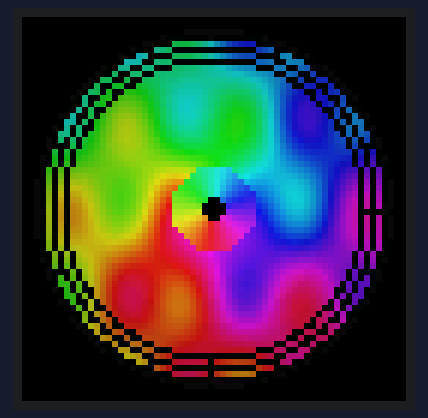
Simulated run of this sketch. Board: Arduino Uno, built with avr-gcc and run on an emulated ATmega328P. Shown: 64×64 colour display. What the sketch prints to the serial monitor is not drawn.

Above: at 4.5 s.
At 7.8 s:
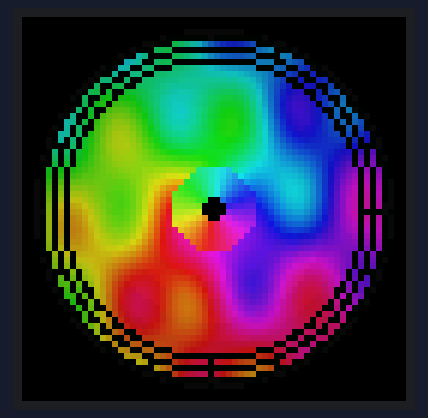
At 11.2 s:
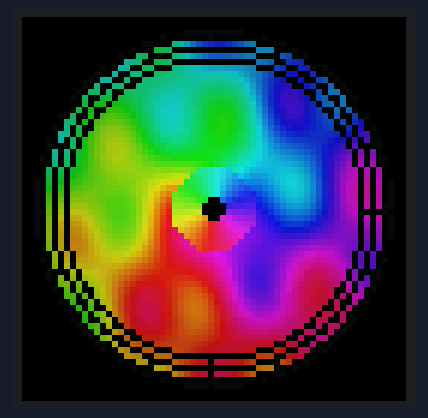
At 21.1 s:
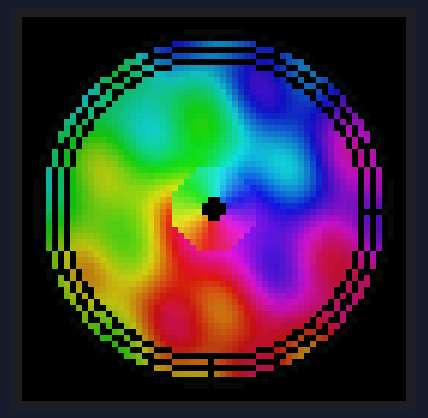
At 27.7 s:
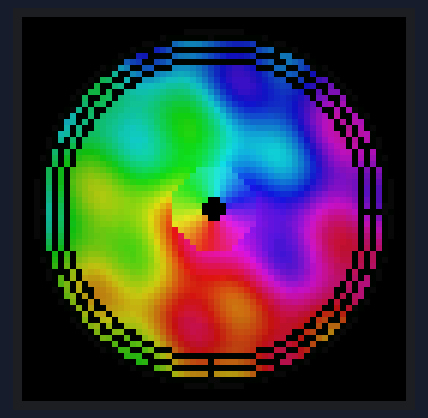
At 37.7 s:
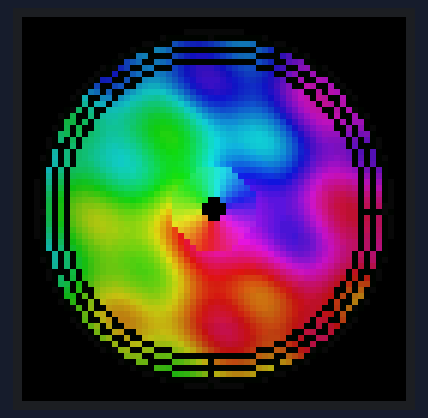

The sketch:

Spotify_AlbumArt_PicoW.ino
```cpp
/*
  Spotify Album-Art Vinyl — Raspberry Pi Pico W + HUB75 64x64

  Hardware:
    Panel: Waveshare P2.5-2020-32S64X64-S2
    Scan:   1/32
    Board:  Raspberry Pi Pico W
    Core:   Earle Philhower arduino-pico

  IMPORTANT:
    Tools -> CPU Speed -> 175 MHz

  HUB75 wiring:
    R1 G1 B1 = GPIO 0, 1, 2
    R2 G2 B2 = GPIO 3, 4, 5
    A B C D E = GPIO 6, 7, 8, 9, 10
    CLK LAT OE = GPIO 11, 12, 13

  This first version is the renderer/animation stage.
  It uses generated artwork so the HUB75 side can be verified
  before adding Spotify authentication and HTTPS artwork download.
*/

#include <Adafruit_Protomatter.h>
#include <math.h>

// ============================================================
// PANEL
// ============================================================

#define WIDTH  64
#define HEIGHT 64

// RGB data pins
uint8_t rgbPins[] = {
  0, 1, 2,   // R1 G1 B1
  3, 4, 5    // R2 G2 B2
};

// Address pins A-E
uint8_t addrPins[] = {
  6, 7, 8, 9, 10
};

// Clock, latch, output-enable
uint8_t clockPin = 11;
uint8_t latchPin = 12;
uint8_t oePin    = 13;

// 4-bit color depth, 64x64, 1/32 scan, 5 address pins,
// double buffering enabled.
Adafruit_Protomatter matrix(
  WIDTH,
  4,              // color depth
  1,              // number of RGB pin groups
  rgbPins,
  5,              // address pins
  addrPins,
  clockPin,
  latchPin,
  oePin,
  true            // double buffering
);

// ============================================================
// ANIMATION SETTINGS
// ============================================================

float angle = 0.0f;

// Start slower. Increase to 20.0 if you want the original
// Python program's default 20 RPM.
float rpm = 8.0f;

unsigned long lastFrameTime = 0;

// ============================================================
// SIMPLE ALBUM-ART DEMO
// ============================================================
//
// This generates fake album artwork directly in the framebuffer.
// Later this function will be replaced by the real Spotify
// JPEG artwork renderer.
//
// The artwork is intentionally colorful so you can immediately
// verify the panel and rotation.
//

uint16_t hsvTo565(float h, float s, float v) {
  while (h < 0)   h += 360.0f;
  while (h >= 360.0f) h -= 360.0f;

  float c = v * s;
  float x = c * (1.0f - fabsf(fmodf(h / 60.0f, 2.0f) - 1.0f));
  float m = v - c;

  float r = 0, g = 0, b = 0;

  if (h < 60) {
    r = c; g = x;
  } else if (h < 120) {
    r = x; g = c;
  } else if (h < 180) {
    g = c; b = x;
  } else if (h < 240) {
    g = x; b = c;
  } else if (h < 300) {
    r = x; b = c;
  } else {
    r = c; b = x;
  }

  uint8_t R = (uint8_t)((r + m) * 255.0f);
  uint8_t G = (uint8_t)((g + m) * 255.0f);
  uint8_t B = (uint8_t)((b + m) * 255.0f);

  return matrix.color565(R, G, B);
}

// ============================================================
// DRAW ROTATING RECORD
// ============================================================

void drawRecord(float rotationDegrees) {
  // Clear the framebuffer.
  matrix.fillScreen(0);

  const float cx = 31.5f;
  const float cy = 31.5f;

  // Record radius.
  const float radius = 30.0f;

  // Draw the circular album surface.
  //
  // Instead of rotating an image buffer, each destination pixel
  // is inverse-rotated into our procedural "album art".
  for (int y = 0; y < HEIGHT; y++) {
    for (int x = 0; x < WIDTH; x++) {

      float dx = x - cx;
      float dy = y - cy;

      float distance = sqrtf(dx * dx + dy * dy);

      if (distance > radius) {
        continue;
      }

      // Leave a thin outer border.
      if (distance > radius - 1.5f) {
        matrix.drawPixel(x, y, matrix.color565(8, 8, 8));
        continue;
      }

      // Convert destination position back through rotation.
      float a = atan2f(dy, dx);
      float rotatedAngle = a + rotationDegrees * DEG_TO_RAD;

      float sourceX = cosf(rotatedAngle) * distance;
      float sourceY = sinf(rotatedAngle) * distance;

      // Convert polar position into a colorful procedural artwork.
      float hue =
        atan2f(sourceY, sourceX) * 180.0f / PI
        + 180.0f;

      hue += distance * 3.5f;

      // Add several broad artwork bands.
      float pattern =
        sinf(sourceX * 0.32f) *
        cosf(sourceY * 0.21f);

      hue += pattern * 45.0f;

      float saturation = 0.90f;
      float value = 0.95f;

      // Slight shading toward the outside of the record.
      value *= 0.72f + 0.28f * (1.0f - distance / radius);

      uint16_t color = hsvTo565(hue, saturation, value);
      matrix.drawPixel(x, y, color);
    }
  }

  // ==========================================================
  // VINYL OUTER RING
  // ==========================================================

  // Draw a few dark rings to make the display look more like
  // a physical record.
  for (int ring = 0; ring < 3; ring++) {
    int r = 29 - ring * 2;

    for (int deg = 0; deg < 360; deg += 2) {
      float a = deg * DEG_TO_RAD;

      int x = (int)roundf(cx + cosf(a) * r);
      int y = (int)roundf(cy + sinf(a) * r);

      if (x >= 0 && x < WIDTH && y >= 0 && y < HEIGHT) {
        matrix.drawPixel(x, y, matrix.color565(5, 5, 5));
      }
    }
  }

  // ==========================================================
  // CENTER LABEL
  // ==========================================================

  const float labelRadius = 7.0f;

  for (int y = 0; y < HEIGHT; y++) {
    for (int x = 0; x < WIDTH; x++) {
      float dx = x - cx;
      float dy = y - cy;

      if ((dx * dx + dy * dy) <=
          (labelRadius * labelRadius)) {

        float h =
          atan2f(dy, dx) * 180.0f / PI
          + 180.0f;

        uint16_t labelColor =
          hsvTo565(h + 80.0f, 0.85f, 0.90f);

        matrix.drawPixel(x, y, labelColor);
      }
    }
  }

  // Center hole.
  const float holeRadius = 2.0f;

  for (int y = 0; y < HEIGHT; y++) {
    for (int x = 0; x < WIDTH; x++) {
      float dx = x - cx;
      float dy = y - cy;

      if ((dx * dx + dy * dy) <=
          (holeRadius * holeRadius)) {
        matrix.drawPixel(x, y, 0);
      }
    }
  }

  // Send the completed framebuffer to the panel.
  matrix.show();
}

// ============================================================
// SETUP
// ============================================================

void setup() {
  Serial.begin(115200);
  delay(1000);

  Serial.println();
  Serial.println("================================");
  Serial.println("Pico W HUB75 Album-Art Renderer");
  Serial.println("================================");

  Serial.println("Initializing Protomatter...");

  ProtomatterStatus status = matrix.begin();

  Serial.print("Protomatter status: ");
  Serial.println((int)status);

  if (status != PROTOMATTER_OK) {
    Serial.println("Protomatter initialization FAILED.");
    Serial.println("Check the HUB75 wiring and configuration.");

    while (true) {
      delay(1000);
    }
  }

  // Start with the display blank.
  matrix.fillScreen(0);
  matrix.show();

  lastFrameTime = micros();

  Serial.println("Protomatter initialized.");
  Serial.println("Animation started.");
}

// ============================================================
// MAIN LOOP
// ============================================================

void loop() {
  unsigned long now = micros();

  // Delta time in seconds.
  float deltaTime =
    (now - lastFrameTime) / 1000000.0f;

  lastFrameTime = now;

  // Protect against a huge jump after startup/debugging.
  if (deltaTime > 0.1f) {
    deltaTime = 0.1f;
  }

  // Same basic rotation calculation as the Python program:
  //
  // angle += degrees_per_second * deltaTime
  //
  // RPM -> revolutions per second -> degrees per second.
  float degreesPerSecond =
    360.0f * (rpm / 60.0f);

  angle += degreesPerSecond * deltaTime;

  while (angle >= 360.0f) {
    angle -= 360.0f;
  }

  drawRecord(angle);

  // The matrix refresh is handled by Protomatter/PIO.
  // We deliberately do not use delay() here so animation
  // stays as smooth as possible.
}
```

Measured:
- what the display in image 0 shows lasts 3.3 s, from 4.5 s to 7.8 s
